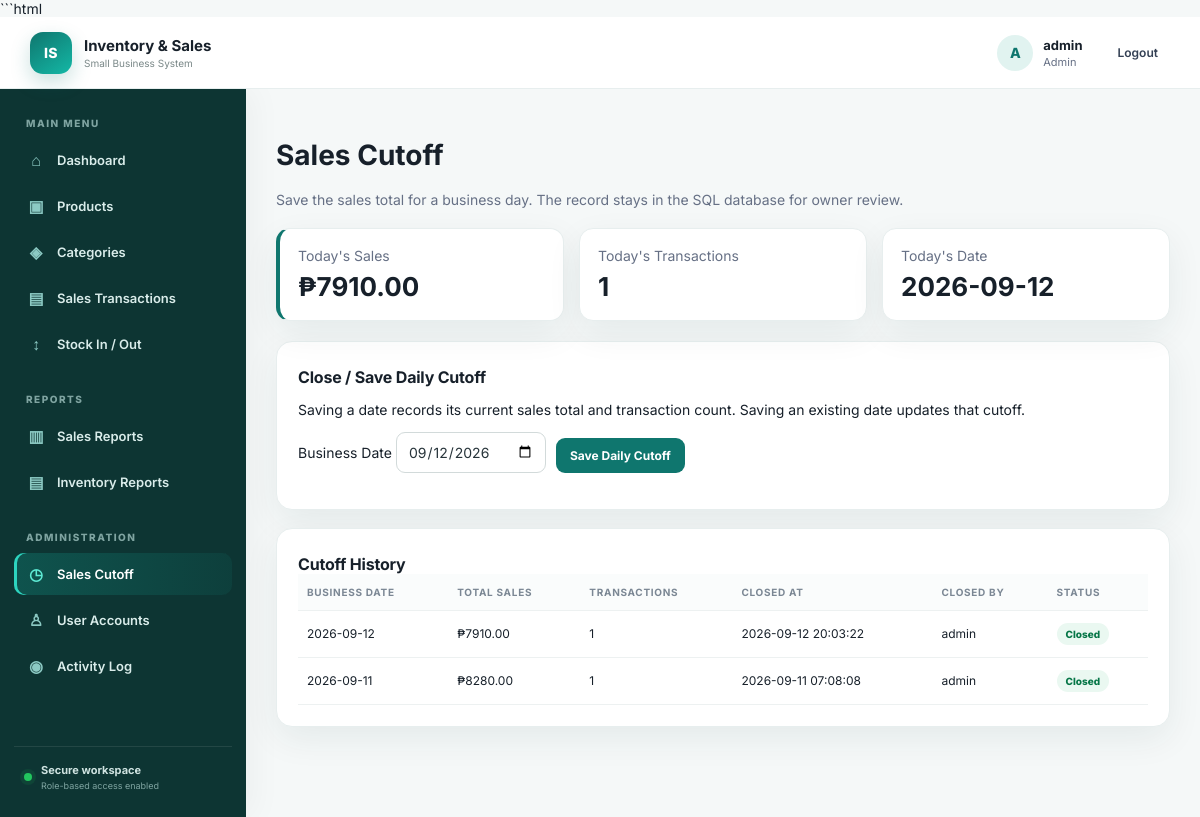
The app's page /sales-cutoff (signed in) with its own data.
### tables this page shows
CREATE TABLE sales_cutoffs (id INTEGER PRIMARY KEY AUTOINCREMENT, business_date TEXT UNIQUE NOT NULL, total_sales REAL NOT NULL DEFAULT 0, transaction_count INTEGER NOT NULL DEFAULT 0, closed_at TEXT NOT NULL, closed_by TEXT NOT NULL);

### app.py (the view, shortened to what this page needs)
@app.route("/sales-cutoff", methods=["GET", "POST"])
@login_required
@admin_required
def sales_cutoff():
    conn = db()
    history = conn.execute("SELECT * FROM sales_cutoffs ORDER BY business_date DESC LIMIT 60").fetchall()
    today_sales = conn.execute("SELECT COALESCE(SUM(total),0) t FROM sales WHERE date(created_at)=date(?)",
                               (today_str(),)).fetchone()["t"]
    today_count = conn.execute("SELECT COUNT(*) c FROM sales WHERE date(created_at)=date(?)",
                               (today_str(),)).fetchone()["c"]
    conn.close()
    return render_template("sales_cutoff.html", history=history, today_sales=today_sales,
                           today_count=today_count, today=today_str())

### app.py (called while the page is built)
def db():
    conn = sqlite3.connect(DB)
    conn.row_factory = sqlite3.Row
    conn.execute("PRAGMA foreign_keys = ON")
    return conn

def today_str():
    return date.today().isoformat()

def login_required(f):
    @wraps(f)
    def wrapped(*args, **kwargs):
        if "user_id" not in session:
            return redirect(url_for("login"))
        return f(*args, **kwargs)
    return wrapped

def admin_required(f):
    @wraps(f)
    def wrapped(*args, **kwargs):
        if session.get("role") != "Admin":
            flash("Admin access required.", "error")
            return redirect(url_for("dashboard"))
        return f(*args, **kwargs)
    return wrapped

### templates/sales_cutoff.html (shortened to what this page needs)
{% extends "base.html" %}
{% block content %}
<h1>Sales Cutoff</h1>
<p class="muted">
    Save the sales total for a business day. The record stays in the SQL database for owner review.
</p>
<div class="cards cards3">
    <div class="card accent">
        <span>Today's Sales</span>
        <b>₱{{"%.2f"|format(today_sales)}}</b>
    </div>
    <div class="card">
        <span>Today's Transactions</span>
        <b>{{today_count}}</b>
    </div>
    <div class="card">
        <span>Today's Date</span>
        <b>{{today}}</b>
    </div>
</div>
<section class="panel">
    <h2>Close / Save Daily Cutoff</h2>
    <p>
        Saving a date records its current sales total and transaction count.
        Saving an existing date updates that cutoff.
    </p>
    <form method="post" class="toolbar">
        <label>
            Business Date
            <input
                type="date"
                name="business_date"
                value="{{today}}"
                required
            >
        </label>
        <button>
            Save Daily Cutoff
        </button>
    </form>
</section>
<section class="panel">
    <h2>Cutoff History</h2>
    <table>
        <tr>
            <th>Business Date</th>
            <th>Total Sales</th>
            <th>Transactions</th>
            <th>Closed At</th>
            <th>Closed By</th>
            <th>Status</th>
        </tr>
        {% for c in history %}
        <tr>
            <td>
                {{c.business_date}}
            </td>
            <td>
                ₱{{"%.2f"|format(c.total_sales)}}
            </td>
            <td>
                {{c.transaction_count}}
            </td>
            <td>
                {{c.closed_at}}
            </td>
            <td>
                {{c.closed_by}}
            </td>
            <td>
                <span class="badge ok">
                    Closed
                </span>
            </td>
        </tr>
        {% else %}
        <tr>
            <td colspan="6">
                No saved cutoff records.
            </td>
        </tr>
        {% endfor %}
    </table>
</section>
{% endblock %}

### static/css/style.css (style rules this page uses)
:root { --teal:#0f766e; --teal2:#0d9488; --deep:#0b3b38; --ink:#17202a; --muted:#667085; --line:#e7eeee; --bg:#f5f8f8; --white:#fff; --danger:#b42318; --shadow:0 12px 35px rgba(16,55,52,.07); }
* { box-sizing:border-box; }
html { scroll-behavior:smooth; }
body { margin:0; font-family:Inter,Segoe UI,Arial,sans-serif; background:var(--bg); color:var(--ink); font-size:14px; }
.panel { background:white; border:1px solid var(--line); border-radius:16px; padding:21px; box-shadow:var(--shadow); margin-bottom:18px; }
.panel h2 { font-size:16px; margin:4px 0 0; letter-spacing:-.2px; }
table { width:100%; border-collapse:collapse; min-width:500px; }
th,td { text-align:left; padding:12px 9px; border-bottom:1px solid #edf1f1; font-size:12px; }
th { font-size:10px; color:#7b8794; text-transform:uppercase; letter-spacing:.7px; background:#fafcfc; }
.btnlink,button { font:inherit; cursor:pointer; }
.btnlink,button { background:var(--teal); color:white; border:0; text-decoration:none; padding:10px 14px; border-radius:9px; font-weight:700; font-size:12px; }
.toolbar,.inline { display:flex; gap:10px; align-items:end; margin-bottom:15px; }
input,select { font:inherit; padding:10px 11px; border:1px solid #d2dada; border-radius:9px; background:#fff; color:#27343a; outline:none; }
.muted { color:var(--muted); }
.cards { display:grid; grid-template-columns:repeat(4,1fr); gap:15px; margin:20px 0; }
.cards3 { grid-template-columns:repeat(3,1fr); }
.card { background:#fff; border:1px solid var(--line); border-radius:14px; padding:18px; box-shadow:var(--shadow); }
.card span { display:block; color:#667085; }
.card b { display:block; font-size:26px; margin-top:7px; }
.accent { border-left:4px solid var(--teal); }
.badge,.status-pill { padding:5px 9px; border-radius:20px; font-size:10px; font-weight:800; display:inline-block; }
.ok,.status-pill.ok { background:#eaf8f1; color:#067647; }

### records on screen
sales_cutoffs: business_date "2026-09-12", total_sales "7910.00", transaction_count "1", closed_at "2026-09-12 20:03:22", closed_by "admin"
sales_cutoffs: business_date "2026-09-11", total_sales "8280.00", transaction_count "1", closed_at "2026-09-11 07:08:08", closed_by "admin"

### other values on screen
{{ session.username[:1]|upper }} "A"
{{ session.username }} "admin"
{{ session.role }} "Admin"
{{ "%.2f"|format(today_sales) }} "7910.00"
{{ today_count }} "1"
{{ today }} "2026-09-12"
